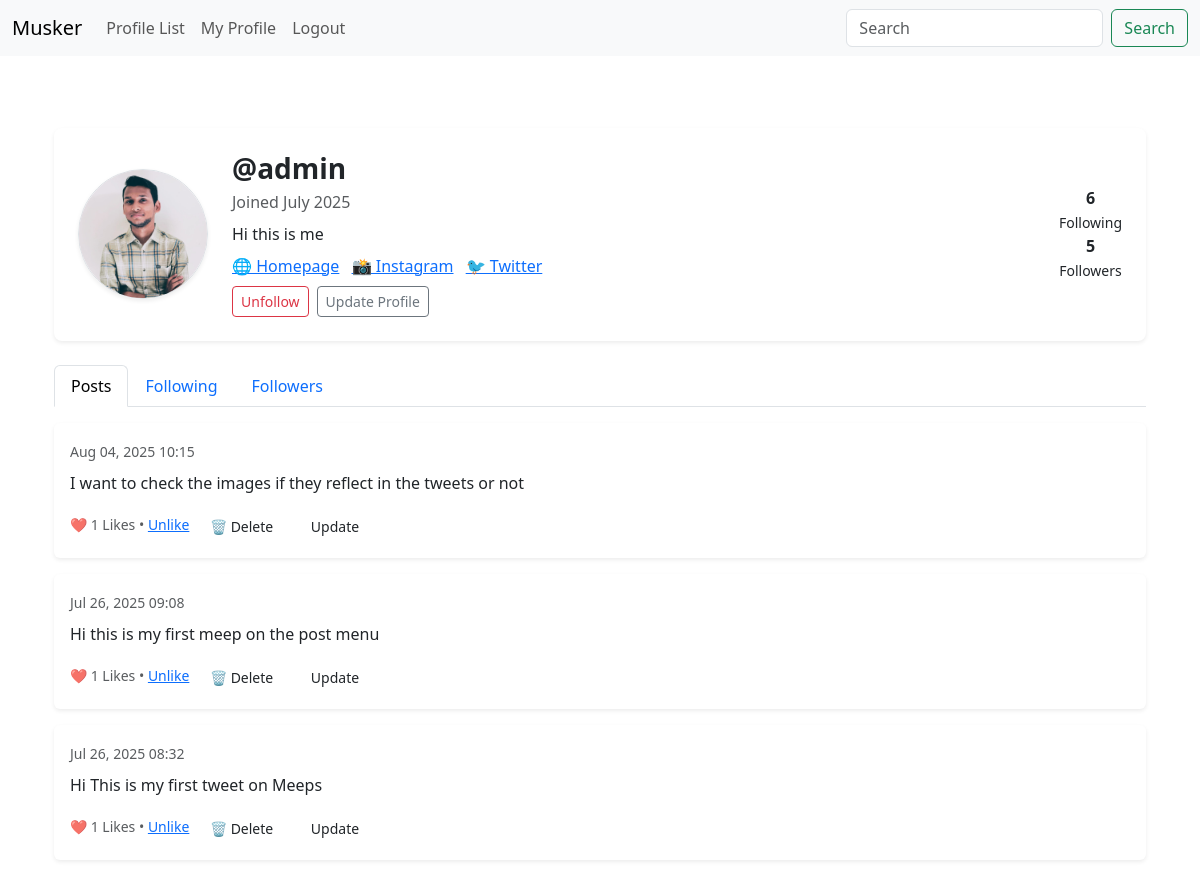
The page /profile/1 (signed in) on the database as committed earlier.
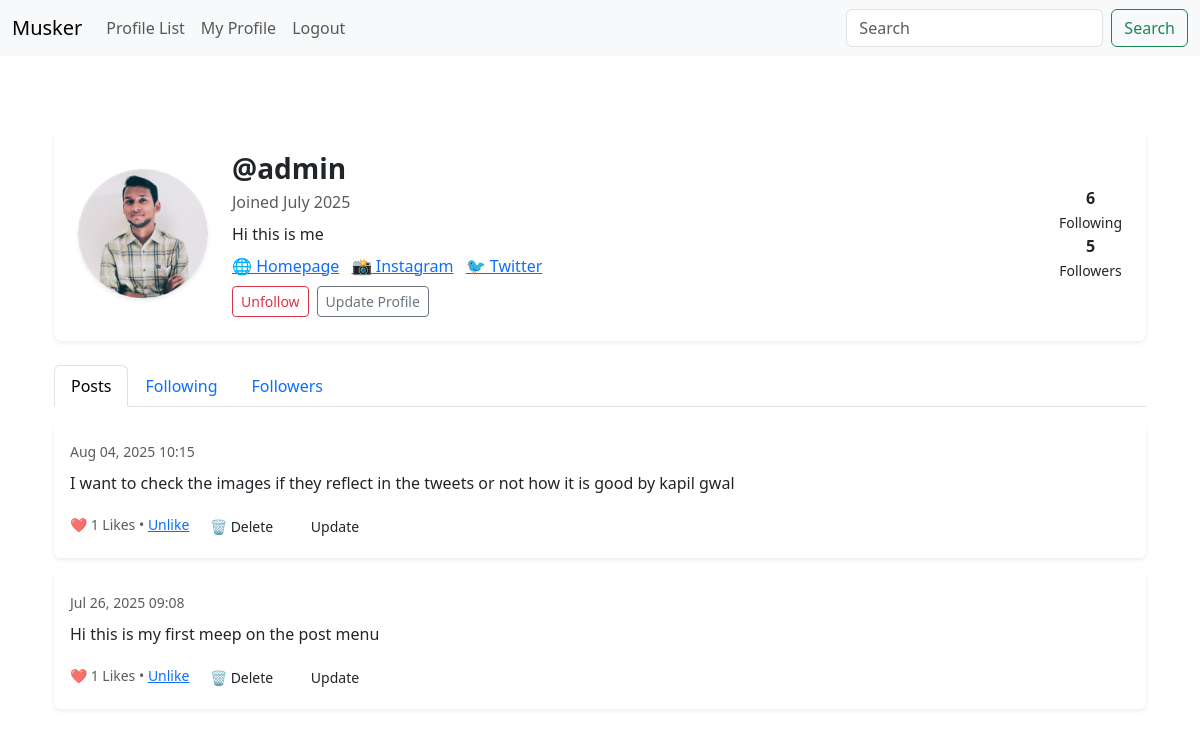
The same page on the database as committed later.
### musk/models.py (models this page shows, shortened)
class Profile(models.Model):
    user = models.OneToOneField(User, on_delete=models.CASCADE)
    follows = models.ManyToManyField(
        "self",
        related_name="followed_by",
        symmetrical=False,
        blank=True
    )
    date_modified = models.DateTimeField(User, auto_now=True)
    profile_image = models.ImageField(null=True,blank=True,upload_to="images/")
    profile_bio = models.CharField(max_length=500,null=True,blank=True)
    homepage_link = models.CharField(max_length=500,null=True,blank=True)
    instagram_link = models.CharField(max_length=500,null=True,blank=True)
    twitter_link = models.CharField(max_length=500,null=True,blank=True)

class Meep(models.Model):
    user = models.ForeignKey(
        User,related_name="meeps",
        on_delete = models.DO_NOTHING
    )
    body = models.CharField(max_length = 1000)
    created_at = models.DateTimeField(auto_now_add=True)
    likes = models.ManyToManyField(User,related_name='meep_like',blank=True)
    def number_of_likes(self):
        return self.likes.count()

### musk/views.py (the view, shortened to what this page needs)
# urls.py: path('profile/<int:pk>', views.profile, name = 'profile'),
def profile(request,pk):
    if request.user.is_authenticated:
        profile = get_object_or_404(Profile, user_id=pk)
        meeps = Meep.objects.filter(user_id=pk).order_by("-created_at")
        return render(request, 'profile.html', {
            "profile": profile,
            "meeps": meeps
        })
    else:
        messages.success(request,("You must be logged in the application"))
        return redirect('home')

### templates/profile.html (shortened to what this page needs)
{% extends "base.html" %} {% load static %} {% block content %} {% if profile %}
<div class="container mt-5">
  <div class="card shadow-sm border-0 rounded-3 mb-4 p-4">
    <div class="row align-items-center">
      <div class="col-auto">
        {% if profile.profile_image %}
        <img
          src="{{ profile.profile_image.url }}"
          class="rounded-circle border shadow-sm"
          style="width: 130px; height: 130px; object-fit: cover"
        />
        {% else %}
        <img
          src="{% static 'images/default_profile_pic.png' %}"
          class="rounded-circle border shadow-sm"
          style="width: 130px; height: 130px; object-fit: cover"
        />
        {% endif %}
      </div>
      <div class="col">
        <h3 class="fw-bold mb-1">@{{ profile.user.username }}</h3>
        <p class="text-muted mb-2">
          Joined {{ profile.user.date_joined|date:"F Y" }}
        </p>
        {% if profile.profile_bio %}
        <p class="mb-2">{{ profile.profile_bio }}</p>
        {% endif %}
        <div class="mb-2">
          {% if profile.homepage_link %}
          <a href="{{ profile.homepage_link }}" target="_blank" class="me-2"
            >🌐 Homepage</a
          >
          {% endif %} {% if profile.instagram_link %}
          <a href="{{ profile.instagram_link }}" target="_blank" class="me-2"
            >📸 Instagram</a
          >
          {% endif %} {% if profile.twitter_link %}
          <a href="{{ profile.twitter_link }}" target="_blank">🐦 Twitter</a>
          {% endif %}
        </div>
        <div class="d-flex align-items-center">
          <form method="POST" class="me-2">
            {% csrf_token %} {% if profile in user.profile.follows.all %}
            <button
              type="submit"
              class="btn btn-sm btn-outline-danger"
              name="follow"
              value="unfollow"
            >
              Unfollow
            </button>
            {% endif %}
          </form>
          {% if request.user.id == profile.user.id %}
          <a
            href="{% url 'update_user' %}"
            class="btn btn-sm btn-outline-secondary"
          >
            Update Profile
          </a>
          {% endif %}
        </div>
      </div>
      <div class="col-auto text-center">
        <div>
          <strong>{{ profile.follows.count }}</strong><br /><small
            >Following</small
          >
        </div>
        <div>
          <strong>{{ profile.followed_by.count }}</strong><br /><small
            >Followers</small
          >
        </div>
      </div>
    </div>
  </div>
  <ul class="nav nav-tabs mb-3" id="profileTabs" role="tablist">
    <li class="nav-item">
      <a
        class="nav-link active"
        id="posts-tab"
        data-bs-toggle="tab"
        href="#posts"
        role="tab"
        >Posts</a
      >
    </li>
    <li class="nav-item">
      <a
        class="nav-link"
        id="following-tab"
        data-bs-toggle="tab"
        href="#following"
        role="tab"
        >Following</a
      >
    </li>
    <li class="nav-item">
      <a
        class="nav-link"
        id="followers-tab"
        data-bs-toggle="tab"
        href="#followers"
        role="tab"
        >Followers</a
      >
    </li>
  </ul>
  <div class="tab-content" id="profileTabsContent">
    <div class="tab-pane fade show active" id="posts" role="tabpanel">
      {% if meeps %} {% for meep in meeps %}
      <div class="card border-0 shadow-sm mb-3">
        <div class="card-body">
          <small class="text-muted"
            >{{ meep.created_at|date:"M d, Y H:i" }}</small
          >
          <p class="mt-2">{{ meep.body }}</p>
          <small class="text-muted">
            ❤️ {{ meep.number_of_likes }} Likes •
            {% if user in meep.likes.all%}
            <a href="{% url 'meep_like' meep.id %}">Unlike</a>
            {% else %}
            <a href="{% url 'meep_like' meep.id %}" >Like</a>
            {% endif %}
            {% if request.user.username == profile.user.username %}
            <a href="{% url 'delete_meep' meep.id %}" class="btn btn-sm rounded-pill px-3 ms-auto">🗑️ Delete</a>
            {% endif %}
            {% if request.user.username == profile.user.username %}
            <a href="{% url 'edit_meep' meep.id %}" class="btn btn-sm rounded-pill px-3 ms-auto">Update</a>
            {% endif %}
          </small>
        </div>
      </div>
      {% endfor %} {% else %}
      <p class="text-muted">No posts yet.</p>
      {% endif %}
    </div>
  </div>
</div>
{% else %}
<div class="container mt-4">
  <div class="alert alert-danger">Profile not found.</div>
</div>
{% endif %} {% endblock %}

### templates/base.html (shortened to what this page needs)
<!doctype html>
<html lang="en">
  <head>
    <link href="https://cdn.jsdelivr.net/npm/bootstrap@5.3.7/dist/css/bootstrap.min.css" rel="stylesheet">
  </head>
  <body>
    {% include 'navbar.html' %}
    <br/>
    <div class="container">
        {% block content%}
        {% endblock %}
    </div>
  </body>
</html>

### templates/navbar.html (shortened to what this page needs)
<nav class="navbar navbar-expand-lg bg-body-tertiary">
  <div class="container-fluid">
    <a class="navbar-brand" href="{% url 'home' %}">Musker</a>
    <div class="collapse navbar-collapse" id="navbarSupportedContent">
      <ul class="navbar-nav me-auto mb-2 mb-lg-0">
        <li class="nav-item">
          <a class="nav-link" href="{% url 'profile_list'%}">Profile List</a>
        </li>
        {% if user.is_authenticated %}
        <li class="nav-item">
          <a class="nav-link" href="{% url 'profile' request.user.id %}">My Profile</a>
        </li>
        <li class="nav-item">
          <a class="nav-link" href="{% url 'logout' %}">Logout</a>
        </li>
        {% endif %}
      </ul>
      <form class="d-flex" role="search">
        <input class="form-control me-2" type="search" placeholder="Search" aria-label="Search"/>
        <button class="btn btn-outline-success" type="submit">Search</button>
      </form>
    </div>
  </div>
</nav>

Rows that differ between the two databases and show on the page:
removed Meep: created_at "Jul 26, 2025 08:32", body "Hi This is my first tweet on Meeps", number_of_likes "1", shows "Unlike"
changed Meep: body "I want to check the images if they reflect in the tweets or not" → "I want to check the images if they reflect in the tweets or not how it is good by kapil gwal"
